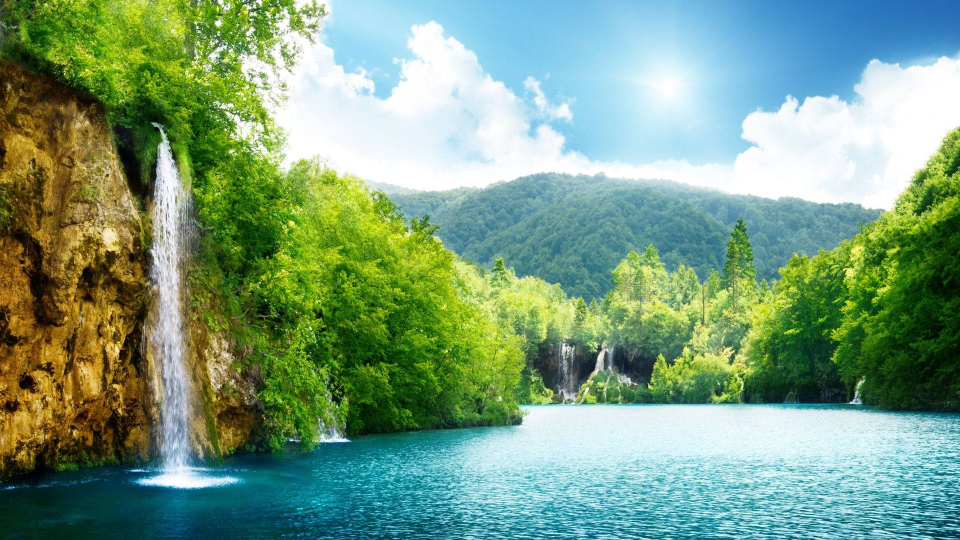
#> input picture codes/non_linear_filters/images/image.jpg, 1920 x 1080 px (shown at 1/2 size)
$ python ponderate_median.py
#> lines starting #> are read from the running program, lines starting #| are printed output that depends on the picture
import cv2
import numpy as np
import matplotlib.pyplot as plt

# Load the image
img = cv2.imread('./images/image.jpg')
#> img is the input picture: shape (1080, 1920, 3); mean B, G, R 126.7, 157, 121.7

# Convert the image to grayscale
gray = cv2.cvtColor(img, cv2.COLOR_BGR2GRAY)
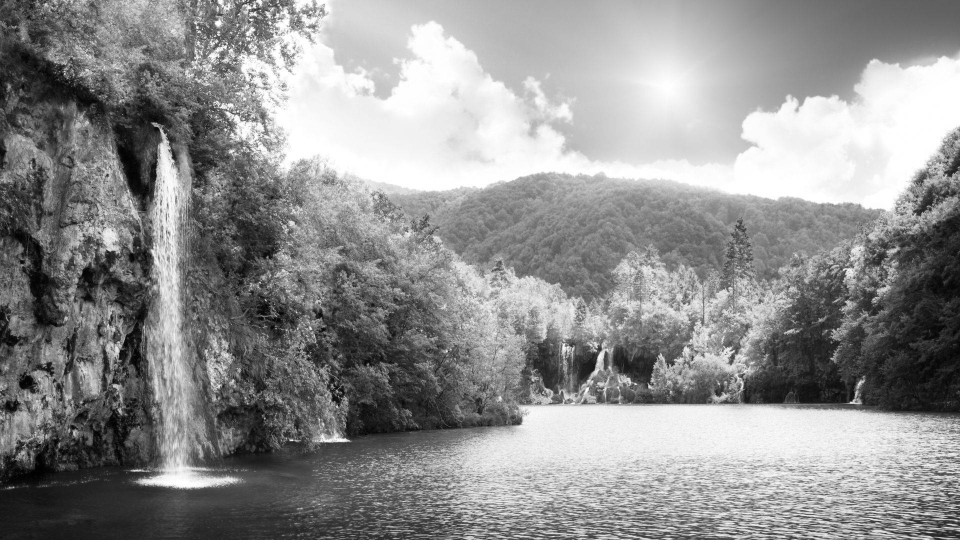
#> gray: shape (1080, 1920) (shown at 1/2 size); min 0, max 255, mean 143

# Apply salt and pepper noise
noise = np.zeros_like(gray)
cv2.randu(noise, 0, 255)
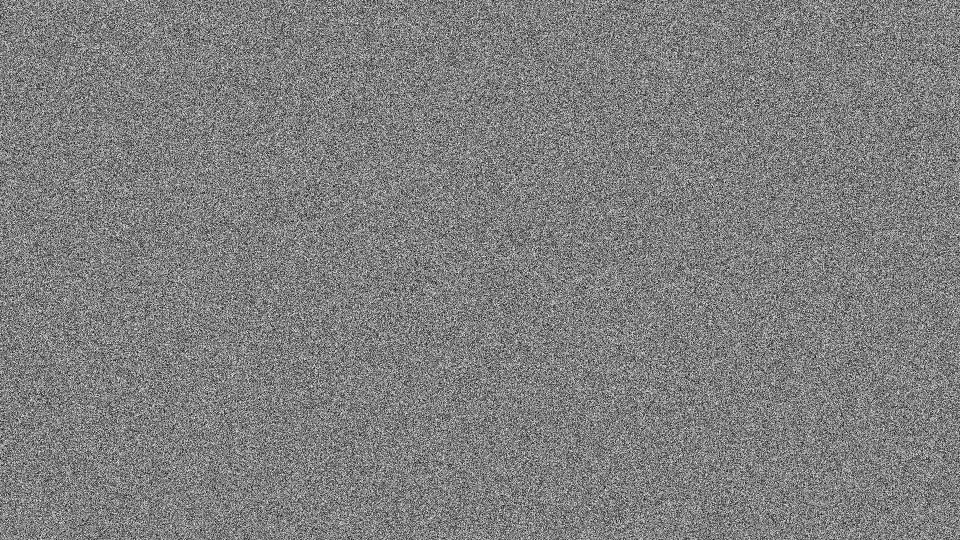
#> noise: shape (1080, 1920) (shown at 1/2 size); min 0, max 254, mean 127
salt = noise > 245
pepper = noise < 10
gray[salt] = 255
gray[pepper] = 0
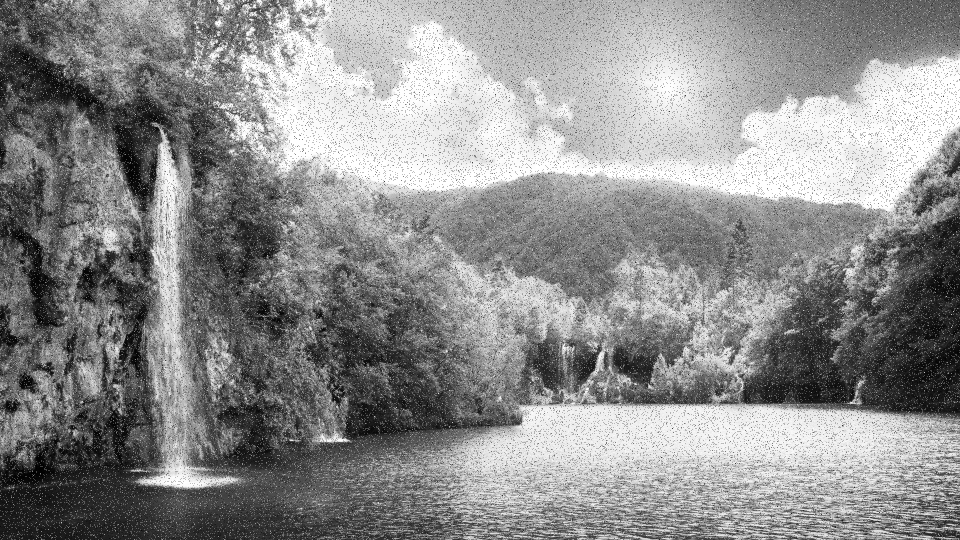
#> gray: shape (1080, 1920) (shown at 1/2 size); min 0, max 255, mean 141.3

# Apply median filter with custom kernel
kernel = np.array([[1, 2, 1], [2, 3, 2], [1, 2, 1]], dtype=np.uint8)
filtered = cv2.medianBlur(gray, 5)

# Plot the noisy and filtered images using matplotlib
plt.figure(figsize=(10,10))
plt.subplot(1,2,1)
plt.imshow(gray, cmap='gray')
plt.title('Noisy Image')
plt.axis('off')
plt.subplot(1,2,2)
plt.imshow(filtered, cmap='gray')
plt.title('Filtered Image')
plt.axis('off')
plt.show()
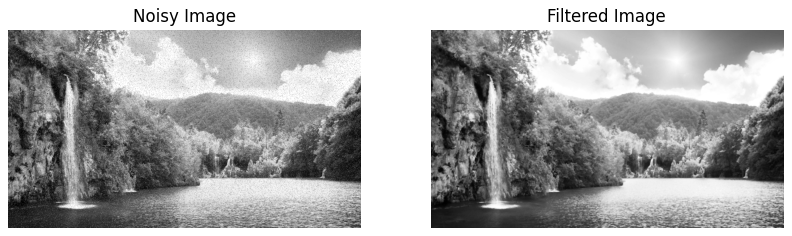
#> figure drawn by matplotlib, 2 panels
